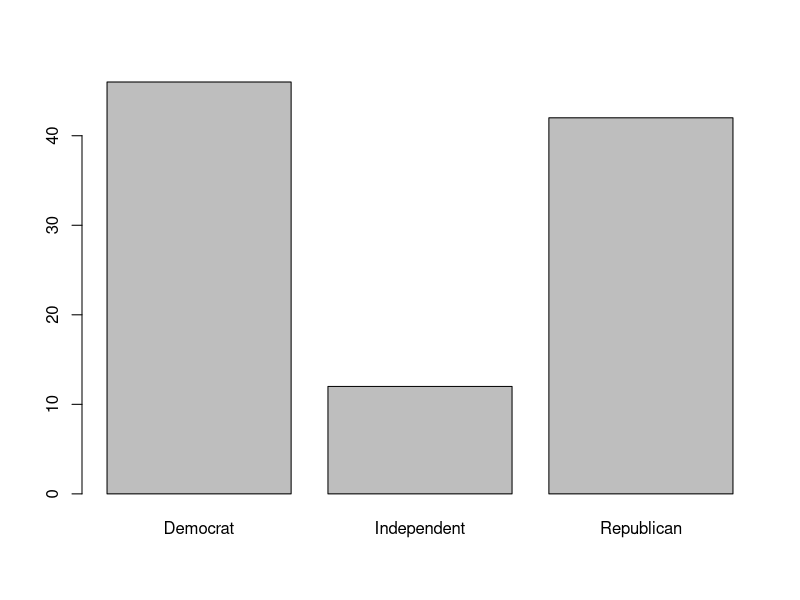
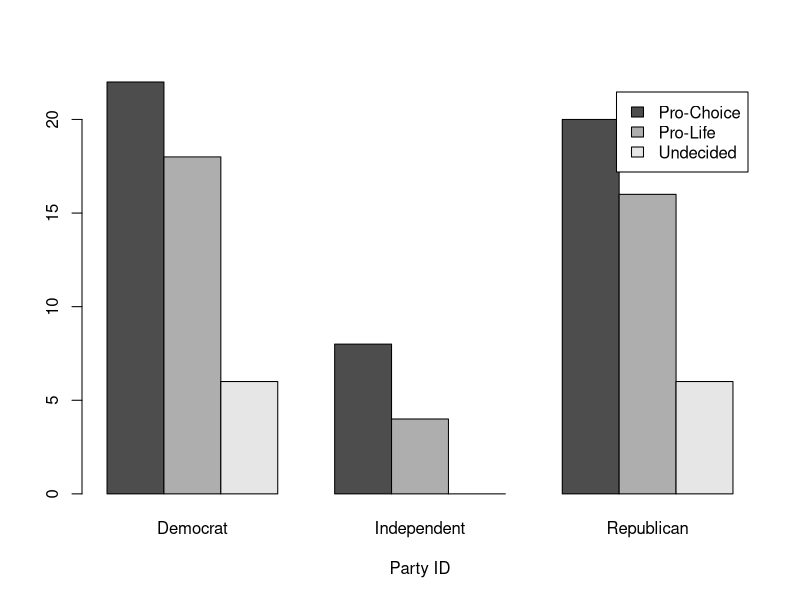

The R source for these figures, in order:
#set.seed(12345)

#Question 1
min_val <- function(vector = c(0)) {
  min <- vector[1]
  for (x in vector[2:length(vector)]) {
    min <- min*(x > min) + x*(x <= min)
  }
  return(min)
}
income <- c(15000.67, 100567.55, 54436.31, 51000.54, 200034.93, 34000.79)
test <- c(5,8,2,1,3,1,9,4)
min_val(income)
min_val(test)



#Question 2
range <- function(vector = c(0)){
  min <- vector[1]
  max <- vector[1]
  for(x in vector[2:length(vector)]){
    min <- min*(x > min) + x*(x <= min)
    max <- max*(x < max) + x*(x >= max)
  }
  return(max-min)
}
income <- c(15000.67, 100567.55, 54436.31, 51000.54, 200034.93, 34000.79)
test <- c(5,8,2,1,3,1,9,4)
range(income)
range(test)



#Question 3
palindrome <- function(string){
  len <- nchar(string)
  substrLen <- as.integer(len / 2)
  str1 <- substr(string, 1, substrLen)#first half of string
  isPalindrome <- TRUE
  if(len %% 2 == 0) #length of string is even
  {
    str2 <- substr(string, substrLen + 1, len) #2nd half of string 
  } else{
    str2 <- substr(string, substrLen + 2, len)#2nd half of string excluding middle character which won't effect whether or not its a palindrome
    
  }
  for(x in substrLen){
    if(substr(str1, x, x) != substr(str2, substrLen - x + 1, substrLen - x + 1)){#Compares each character of the substrings, reverses str2
      isPalindrome <- FALSE
    }
  }
  return(isPalindrome)
}
test <- "racecar"
palindrome(test)
test <- "abcdef"
palindrome(test)



#Question 4
magicWell <- function(a = 1275, b = 362, n = 2){
  sum <- 0
  for(x in 1:n){
    sum <- sum + (a*b)
    a <- a + 1
    b <- b + 1
  }
  print(sum)
  return(sum)
}
magicWell()



#Question 5
abortion <- c()
astances <- c("Pro-Choice", "Pro-Life", "Undecided")
guncontrol <- c()
gstances <- c("For Gun Control", "Against Gun Control", "Don't Know")
party <- c()
pstances <- c("Democrat", "Republican", "Independent")
for(x in 1:100){
  abortion <- c(abortion, astances[max(1, rbinom(1, 3, 0.5))])
  guncontrol <- c(guncontrol, gstances[max(1, rbinom(1, 3, 0.5))])
  party <- c(party, pstances[max(1, rbinom(1, 3, 0.5))])
}
people = data.frame(Abortion_Stance = abortion, Gun_Control_Stance = guncontrol, Party = party)


#Question 6
sum_vector <- function(vector = c(0)) {
  total <- 0
  for (x in vector) total <- total + 1
  return(total)
}

AGCandPC <- c()
for(x in 1:length((abortion))){
  if(abortion[x] == "Pro-Choice" && guncontrol[x] == "Against Gun Control"){
    AGCandPC <- c(AGCandPC, x) #saves index of person with desired responses
  }
}
sumAGCandPC <- sum_vector(AGCandPC)
DemAGCPC <- c()
for(x in AGCandPC){
  if(party[x] == "Democrat"){
    DemAGCPC <- c(DemAGCPC, x)
  }
}
sumDem <- sum_vector(DemAGCPC)


#Question 7
data_toplot <- table(people$Party)
barplot(data_toplot)
data_toplot <- table(people$Abortion_Stance, people$Party)
barplot(data_toplot, legend.text = TRUE, beside = TRUE, xlab = "Party ID")

#Bonus
for (x in 1:length(letters)) {
  for (y in 1:length(letters)) {
    print(paste(letters[x], letters[length(letters) - y + 1], sep=""))
  }
}



